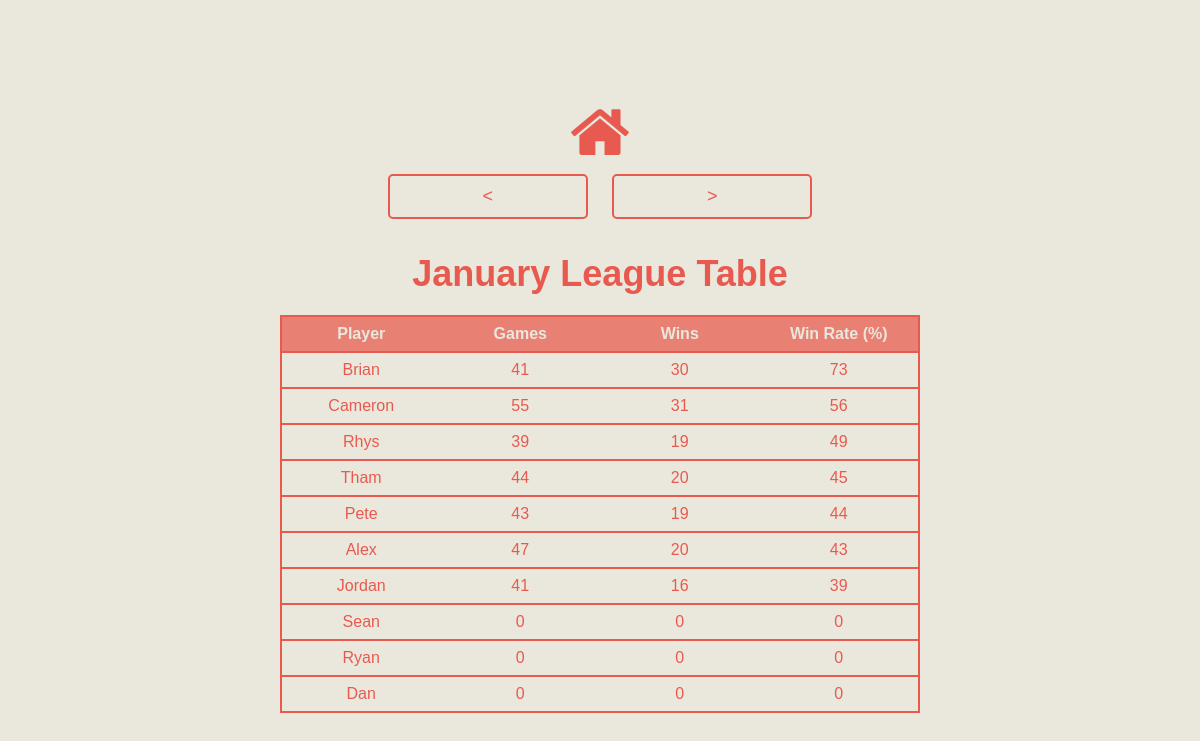
The page /pool/leaguetable/1/ on the database its author committed.
### pool/models.py (models this page shows, shortened)
class Player(models.Model):
    name = models.CharField(max_length=200, unique=True)

### pool/views.py (the view)
# urls.py: path('leaguetable/<int:month>/', views.league_table, name='league_table'),
def league_table(request, month):
    games_in_month = Game.objects.filter(game_date__month=month)
    players = Player.objects.all()
    player_stats = [get_player_stats(player, games_in_month) for player in players]
    player_stats = sorted(player_stats, key=lambda x: x[3], reverse=True)
    context = {
        "month_str": calendar.month_name[month],
        "players_stats": player_stats
    }
    return render(request, "pool/leaguetable.html", context)

### pool/views.py (called while the page is built)
def get_player_stats(player, games):
    total_games = sum(1 for game in games if player in [game.player_1, game.player_2])
    wins = sum(1 for game in games if game.winner == player)
    win_rate = (wins / total_games) * 100 if total_games > 0 else 0
    win_rate = round(win_rate)
    return [player.name, total_games, wins, win_rate]

### pool/templates/pool/leaguetable.html
{% extends "./index.html" %}
{% block userelements %}
<button class="button" id="prev-month"><</button>
<button class="button" id="next-month">></button>
{% endblock %}
{% block title %}
<h1>{{ month_str }} League Table</h1>
{% endblock %}
{% block maincontent %}
<table id="league-table">
    <thead>
        <tr>
            <th>Player</th>
            <th>Games</th>
            <th>Wins</th>
            <th>Win Rate (%)</th>
        </tr>
    </thead>
    <tbody>
        {% for player in players_stats %}
        <tr>
            <td>{{ player.0 }}</td>
            <td>{{ player.1 }}</td>
            <td>{{ player.2 }}</td>
            <td>{{ player.3 }}</td>
        </tr>
        {% endfor %}
    </tbody>
</table>
{% endblock %}

### static/pool/css/styles.css (style rules this page uses)
body { background-color: #EAE7DC; color: #E85A4F; font-family: Arial, sans-serif; margin: 0; padding: 0; }
h1 { font-size: 36px; margin-bottom: 20px; font-color: 66FCF1; }
table { width: 80%; margin: 0 auto; border-collapse: collapse; border: 2px solid #E85A4F; }
th, td { padding: 8px; text-align: center; border-bottom: 2px solid #E85A4F; }
th { background-color: #E98074; color: #EAE7DC; }
th:nth-child(1), td:nth-child(1), th:nth-child(2), td:nth-child(2), th:nth-child(3), td:nth-child(3) th:nth-child(4), td:nth-child(4) { width: 25%; }
.button { display: inline-block; padding: 10px 20px; margin: 10px; text-decoration: none; color: #E85A4F; background-color: #EAE7DC; border: 2px solid #E85A4F; border-radius: 5px; font-size: 18px; width: 200px; text-align: center; transition: background-color 0.3s, border-color 0.3s; cursor: pointer; }

### rows shown on the page
Player: name "Brian"
Player: name "Cameron"
Player: name "Rhys"
Player: name "Tham"
Player: name "Pete"
Player: name "Alex"
Player: name "Jordan"
Player: name "Sean"
Player: name "Ryan"
Player: name "Dan"

### other values the page prints
{{ month_str }} "January"
{{ player.1 }} "41" "55" "39" "44" "43" "47" "41" "0" "0" "0"
{{ player.2 }} "30" "31" "19" "20" "19" "20" "16" "0" "0" "0"
{{ player.3 }} "73" "56" "49" "45" "44" "43" "39" "0" "0" "0"
